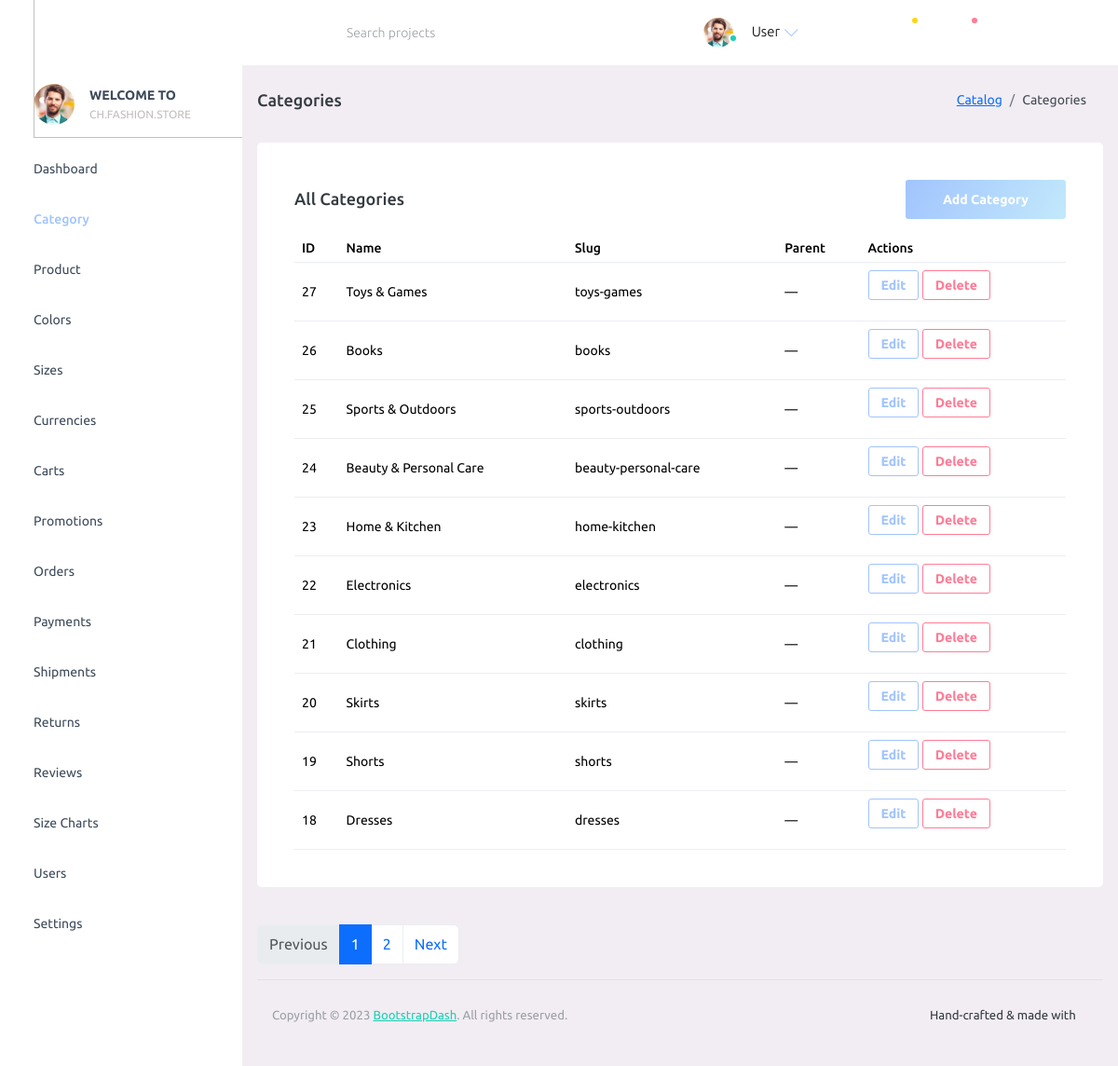
/admin/?p=category, run on the app's committed database.
### tables this page shows
CREATE TABLE IF NOT EXISTS `categories` (
  `id` bigint(20) UNSIGNED NOT NULL AUTO_INCREMENT,
  `name` varchar(150) NOT NULL,
  `slug` varchar(180) NOT NULL,
  `parent_id` bigint(20) UNSIGNED DEFAULT NULL,
  PRIMARY KEY (`id`),
  UNIQUE KEY `slug` (`slug`),
  KEY `fk_categories_parent` (`parent_id`)
);

### admin/config/database.php (called while the page is built)
<?php
function db(): PDO
{
      static $pdo = null;
      if ($pdo instanceof PDO) {
            return $pdo;
      }
      $dsn = getenv('FS_DB_DSN') ?: 'mysql:host=127.0.0.1;port=3306;dbname=fashionstore;charset=utf8mb4';
      $user = getenv('FS_DB_USER') ?: 'root';
      $pass = getenv('FS_DB_PASS') ?: '';
      $options = [
            PDO::ATTR_ERRMODE => PDO::ERRMODE_EXCEPTION,
            PDO::ATTR_DEFAULT_FETCH_MODE => PDO::FETCH_ASSOC,
            PDO::ATTR_EMULATE_PREPARES => false,
      ];
      $pdo = new PDO($dsn, $user, $pass, $options);
      try {
            $pdo->exec("SET SESSION sql_mode='STRICT_TRANS_TABLES,ERROR_FOR_DIVISION_BY_ZERO,NO_ENGINE_SUBSTITUTION'");
      } catch (Throwable $e) {
      }
      return $pdo;
}

### admin/config/function.php (called while the page is built, shortened)
<?php
require_once __DIR__ . '/database.php';
function db_all(string $sql, array $params = []): array
{
      $stmt = db()->prepare($sql);
      $stmt->execute($params);
      return $stmt->fetchAll();
}
function db_one(string $sql, array $params = []): ?array
{
      $stmt = db()->prepare($sql);
      $stmt->execute($params);
      $row = $stmt->fetch();
      return $row === false ? null : $row;
}

### admin/pages/category.php (the view, shortened to what this page needs)
<?php
require_once __DIR__ . '/../config/function.php';
$page = max(1, (int)($_GET['page'] ?? 1));
$perPage = 10;
$offset = ($page - 1) * $perPage;
$totalRow = db_one('SELECT COUNT(*) AS c FROM categories');
$total = (int)($totalRow['c'] ?? 0);
$totalPages = max(1, (int)ceil($total / $perPage));
$cats = db_all('SELECT id, name, slug, parent_id FROM categories ORDER BY id DESC LIMIT ? OFFSET ?', [$perPage, $offset]);
?>
<div class="page-header">
      <h3 class="page-title"> Categories </h3>
      <nav aria-label="breadcrumb">
            <ol class="breadcrumb">
                  <li class="breadcrumb-item"><a href="#">Catalog</a></li>
                  <li class="breadcrumb-item active" aria-current="page">Categories</li>
            </ol>
      </nav>
</div>
<div class="row">
      <div class="col-lg-12 grid-margin stretch-card">
            <div class="card">
                  <div class="card-body">
                        <div class="d-flex justify-content-between align-items-center mb-3">
                              <h4 class="card-title mb-0">All Categories</h4>
                              <button type="button" class="btn btn-gradient-primary" data-bs-toggle="modal" data-bs-target="#addCategoryModal">Add Category</button>
                        </div>
                        <div class="table-responsive">
                              <table class="table" id="categories-table">
                                    <thead>
                                          <tr>
                                                <th>ID</th>
                                                <th>Name</th>
                                                <th>Slug</th>
                                                <th>Parent</th>
                                                <th>Actions</th>
                                          </tr>
                                    </thead>
                                    <tbody>
                                          <?php foreach ($cats as $c): ?>
                                                <tr>
                                                      <td><?php echo (int)$c['id']; ?></td>
                                                      <td><?php echo htmlspecialchars($c['name'], ENT_QUOTES); ?></td>
                                                      <td><?php echo htmlspecialchars($c['slug'], ENT_QUOTES); ?></td>
                                                      <td>
                                                            <?php
                                                            $parentName = '—';
                                                            echo $parentName;
                                                            ?>
                                                      </td>
                                                      <td>
                                                            <button type="button" class="btn btn-sm btn-outline-primary" data-bs-toggle="modal" data-bs-target="#editCategoryModal-<?php echo (int)$c['id']; ?>">Edit</button>
                                                            <form method="post" style="display:inline-block" onsubmit="return confirm('Delete this category?');">
                                                                  <button type="submit" class="btn btn-sm btn-outline-danger">Delete</button>
                                                            </form>
                                                      </td>
                                                </tr>
                                          <?php endforeach; ?>
                                    </tbody>
                              </table>
                        </div>
                  </div>
            </div>
      </div>
</div>
<?php if ($totalPages > 1): ?>
      <nav aria-label="Categories pagination">
            <ul class="pagination">
                  <li class="page-item <?php echo $page <= 1 ? 'disabled' : ''; ?>">
                        <a class="page-link" href="/admin/?p=category&page=<?php echo max(1, $page - 1); ?>">Previous</a>
                  </li>
                  <?php for ($i = 1; $i <= $totalPages; $i++): ?>
                        <li class="page-item <?php echo $i === $page ? 'active' : ''; ?>">
                              <a class="page-link" href="/admin/?p=category&page=<?php echo $i; ?>"><?php echo $i; ?></a>
                        </li>
                  <?php endfor; ?>
                  <li class="page-item <?php echo $page >= $totalPages ? 'disabled' : ''; ?>">
                        <a class="page-link" href="/admin/?p=category&page=<?php echo min($totalPages, $page + 1); ?>">Next</a>
                  </li>
            </ul>
      </nav>
<?php endif; ?>

### data on the page
categories: id "27", name "Toys & Games", slug "toys-games", parentName "—"
categories: id "26", name "Books", slug "books", parentName "—"
categories: id "25", name "Sports & Outdoors", slug "sports-outdoors", parentName "—"
categories: id "24", name "Beauty & Personal Care", slug "beauty-personal-care", parentName "—"
categories: id "23", name "Home & Kitchen", slug "home-kitchen", parentName "—"
categories: id "22", name "Electronics", slug "electronics", parentName "—"
categories: id "21", name "Clothing", slug "clothing", parentName "—"
categories: id "20", name "Skirts", slug "skirts", parentName "—"
categories: id "19", name "Shorts", slug "shorts", parentName "—"
categories: id "18", name "Dresses", slug "dresses", parentName "—"

### other printed values
$displayName "User"
